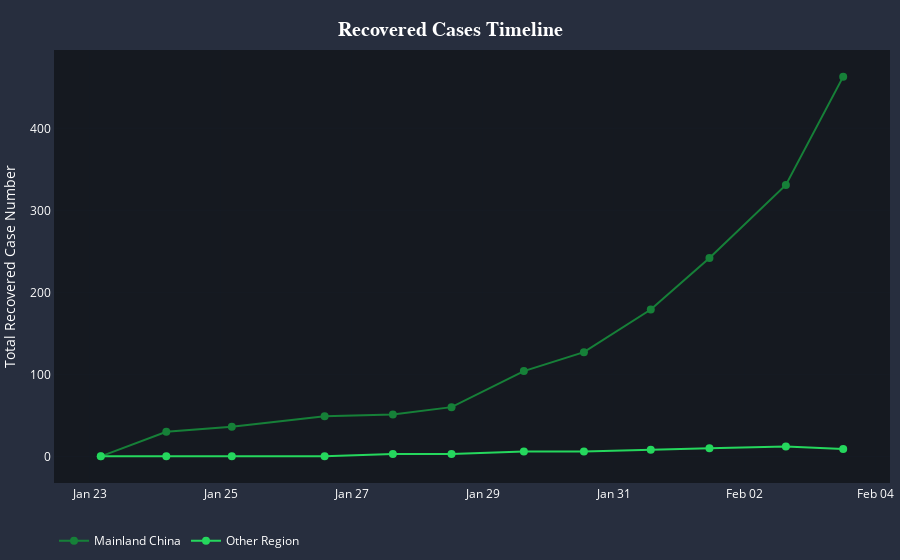

Notebook code for this chart:
### Code cell
# Line plot for recovered cases
# Set up tick scale based on confirmed case number
tickList = list(np.arange(0, df_recovered['Mainland China'].max()+100, 100))

# Create empty figure canvas
fig_recovered = go.Figure()
# Add trace to the figure
fig_recovered.add_trace(go.Scatter(x=df_recovered['Date']+timedelta(hours=16), y=df_recovered['Mainland China'],
                         mode='lines+markers',
                         name='Mainland China',
                         line=dict(color='#168038', width=2),
                         marker=dict(size=8),
                         text=[datetime.strftime(d+timedelta(hours=16), '%b %d %Y AEDT') for d in df_recovered['Date']],
                         hovertemplate='<b>%{text}</b><br></br>'+
                                       'Mainland China recovered<br>'+
                                       '%{y} cases<br>'+
                                       '<extra></extra>'))
fig_recovered.add_trace(go.Scatter(x=df_recovered['Date']+timedelta(hours=16), y=df_recovered['Other locations'],
                         mode='lines+markers',
                         name='Other Region',
                         line=dict(color='#25d75d', width=2),
                         marker=dict(size=8),
                         text=[datetime.strftime(d+timedelta(hours=16), '%b %d %Y AEDT') for d in df_recovered['Date']],
                         hovertemplate='<b>%{text}</b><br></br>'+
                                       'Other region recovered<br>'+
                                       '%{y} cases<br>'+
                                       '<extra></extra>'))
# Customise layout
fig_recovered.update_layout(
    title=dict(
        text="<b>Recovered Cases Timeline<b>",
        y=0.96, x=0.5, xanchor='center', yanchor='top',
        font=dict(size=20, color="#ffffff", family="Playfair Display")
    ),
    margin=go.layout.Margin(
        l=5,
        r=10,
        b=10,
        t=50,
        pad=0
    ),
    yaxis=dict(
        showline=True, linecolor='#272e3e',
        zeroline=False,
        gridcolor='#272e3e',
        gridwidth = .1,
        tickmode='array',
        # Set tick range based on the maximum number
        tickvals=tickList,
        # Set tick label accordingly
        ticktext=['{:.0f}'.format(i) for i in tickList]
    ),
    yaxis_title="Total Recovered Case Number",
    xaxis=dict(
        showline=True, linecolor='#272e3e',
        gridcolor='#272e3e',
        gridwidth = .1,
        zeroline=False
    ),
    xaxis_tickformat='%b %d',
    hovermode = 'x',
    legend_orientation="h",
    plot_bgcolor='#151920',
    paper_bgcolor='#272e3e',
    font=dict(color='#ffffff')
)

fig_recovered.show()

### Figure 1 — Plotly figure (JSON) as saved in the notebook; plotly's stock layout.template omitted (floating-point values rounded to 4 significant figures)
{"data": [{"hovertemplate": "<b>%{text}</b><br></br>Mainland China recovered<br>%{y} cases<br><extra></extra>", "line": {"color": "#168038", "width": 2}, "marker": {"size": 8}, "mode": "lines+markers", "name": "Mainland China", "text": ["Feb 03 2020 AEDT", "Feb 02 2020 AEDT", "Feb 01 2020 AEDT", "Jan 31 2020 AEDT", "Jan 30 2020 AEDT", "Jan 29 2020 AEDT", "Jan 28 2020 AEDT", "Jan 27 2020 AEDT", "Jan 26 2020 AEDT", "Jan 25 2020 AEDT", "Jan 24 2020 AEDT", "Jan 23 2020 AEDT"], "type": "scatter", "x": ["2020-02-03T12:00:00", "2020-02-02T15:00:00", "2020-02-01T11:00:00", "2020-01-31T13:30:00", "2020-01-30T13:00:00", "2020-01-29T15:00:00", "2020-01-28T12:30:00", "2020-01-27T15:00:00", "2020-01-26T14:00:00", "2020-01-25T04:00:00", "2020-01-24T04:00:00", "2020-01-23T04:00:00"], "y": [463, 331, 242, 179, 127, 104, 60, 51, 49, 36, 30, 0]}, {"hovertemplate": "<b>%{text}</b><br></br>Other region recovered<br>%{y} cases<br><extra></extra>", "line": {"color": "#25d75d", "width": 2}, "marker": {"size": 8}, "mode": "lines+markers", "name": "Other Region", "text": ["Feb 03 2020 AEDT", "Feb 02 2020 AEDT", "Feb 01 2020 AEDT", "Jan 31 2020 AEDT", "Jan 30 2020 AEDT", "Jan 29 2020 AEDT", "Jan 28 2020 AEDT", "Jan 27 2020 AEDT", "Jan 26 2020 AEDT", "Jan 25 2020 AEDT", "Jan 24 2020 AEDT", "Jan 23 2020 AEDT"], "type": "scatter", "x": ["2020-02-03T12:00:00", "2020-02-02T15:00:00", "2020-02-01T11:00:00", "2020-01-31T13:30:00", "2020-01-30T13:00:00", "2020-01-29T15:00:00", "2020-01-28T12:30:00", "2020-01-27T15:00:00", "2020-01-26T14:00:00", "2020-01-25T04:00:00", "2020-01-24T04:00:00", "2020-01-23T04:00:00"], "y": [9, 12, 10, 8, 6, 6, 3, 3, 0, 0, 0, 0]}], "layout": {"font": {"color": "#ffffff"}, "hovermode": "x", "legend": {"orientation": "h"}, "margin": {"b": 10, "l": 5, "pad": 0, "r": 10, "t": 50}, "paper_bgcolor": "#272e3e", "plot_bgcolor": "#151920", "title": {"font": {"color": "#ffffff", "family": "Playfair Display", "size": 20}, "text": "<b>Recovered Cases Timeline<b>", "x": 0.5, "xanchor": "center", "y": 0.96, "yanchor": "top"}, "xaxis": {"gridcolor": "#272e3e", "gridwidth": 0.1, "linecolor": "#272e3e", "showline": true, "tickformat": "%b %d", "zeroline": false}, "yaxis": {"gridcolor": "#272e3e", "gridwidth": 0.1, "linecolor": "#272e3e", "showline": true, "tickmode": "array", "ticktext": ["0", "100", "200", "300", "400", "500"], "tickvals": [0, 100, 200, 300, 400, 500], "title": {"text": "Total Recovered Case Number"}, "zeroline": false}}}
